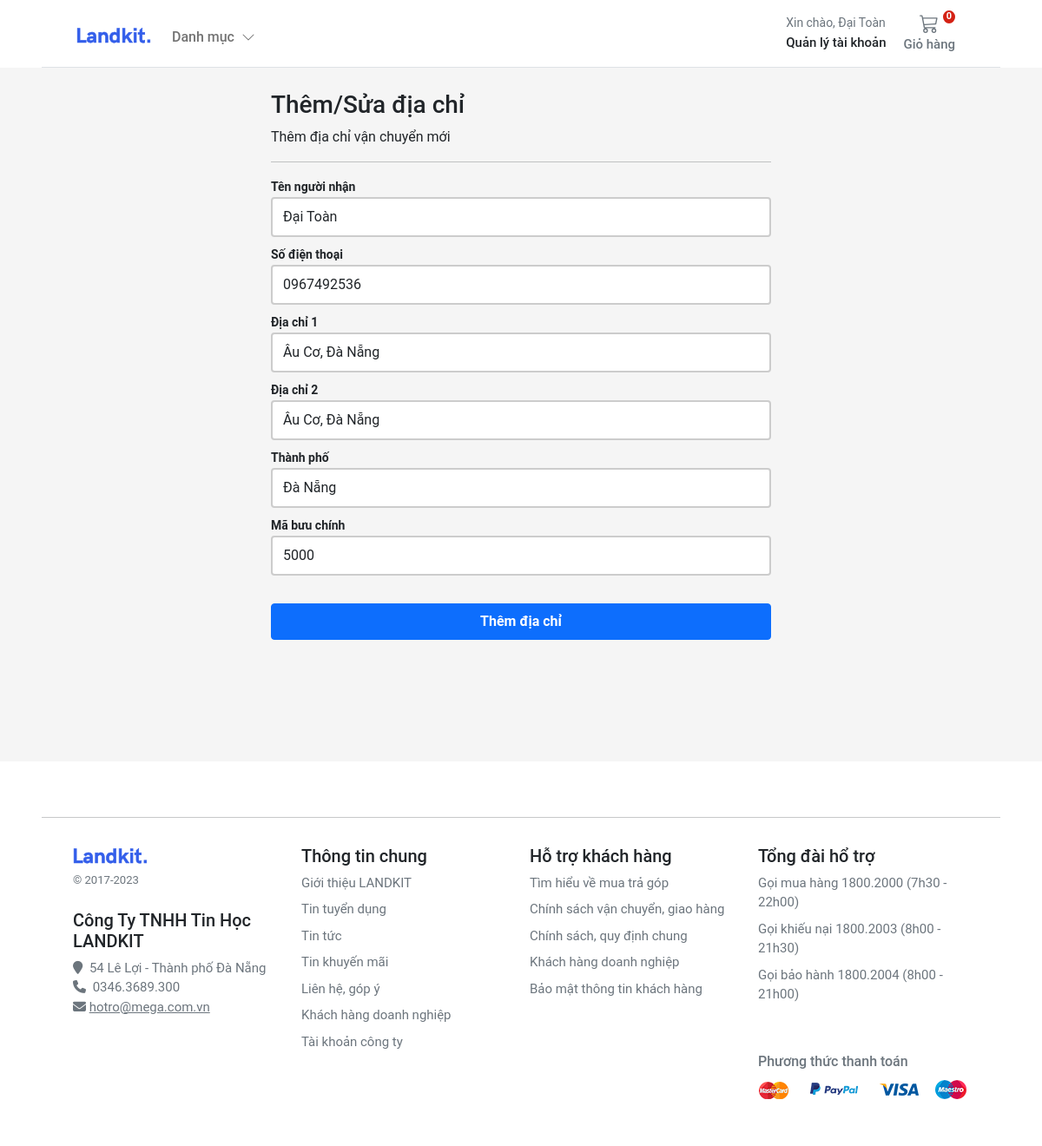
Page /account/addresses/edit/d2b239b92cf24071b88b751d71b46c3b/ (signed in) on the committed database.
### account/models.py (models this page shows, shortened)
class Customer(AbstractBaseUser, PermissionsMixin):
    email = models.EmailField(_('email address'), unique=True)
    name = models.CharField(max_length=150)
    mobile = models.CharField(max_length=20, blank=True)
    is_active = models.BooleanField(default=True)
    is_staff = models.BooleanField(default=False)
    created = models.DateTimeField(auto_now_add=True)
    updated = models.DateTimeField(auto_now=True)
    objects = CustomAccountManager()
    USERNAME_FIELD = 'email'
    REQUIRED_FIELDS = ['name']
    class Meta:
        verbose_name = "Accounts"
        verbose_name_plural = "Accounts"

class Address(models.Model):
    id = models.UUIDField(primary_key=True, default=uuid.uuid4, editable=False)
    customer = models.ForeignKey(Customer, verbose_name=_("Customer"), on_delete=models.CASCADE)
    full_name = models.CharField(_("Full Name"), max_length=150)
    phone = models.CharField(_("Phone Number"), max_length=50)
    postcode = models.CharField(_("Postcode"), max_length=50)
    address_line = models.CharField(_("Address Line 1"), max_length=255)
    address_line2 = models.CharField(_("Address Line 2"), max_length=255)
    town_city = models.CharField(_("Town/City/State"), max_length=150)
    delivery_instructions = models.CharField(_("Delivery Instructions"), max_length=255)
    created_at = models.DateTimeField(_("Created at"), auto_now_add=True)
    updated_at = models.DateTimeField(_("Updated at"), auto_now=True)
    default = models.BooleanField(_("Default"), default=False)
    class Meta:
        verbose_name = "Address"
        verbose_name_plural = "Addresses"

### account/views.py (the view)
# urls.py: path("addresses/edit/<slug:id>/", views.edit_address, name="edit_address"),
@login_required
def edit_address(request, id):
    if request.method == "POST":
        address = Address.objects.get(pk=id, customer=request.user)
        address_form = UserAddressForm(instance=address, data=request.POST)
        if address_form.is_valid():
            address_form.save()
            return HttpResponseRedirect(reverse("account:addresses"))
    else:
        address = Address.objects.get(pk=id, customer=request.user)
        address_form = UserAddressForm(instance=address)
    return render(request, "account/dashboard/edit_addresses.html", {"form": address_form})

### account/forms.py
class UserAddressForm(forms.ModelForm):
    class Meta:
        model = Address
        fields = ["full_name", "phone", "address_line", "address_line2", "town_city", "postcode"]
    def __init__(self, *args, **kwargs):
        super().__init__(*args, **kwargs)
        self.fields["full_name"].widget.attrs.update(
            {"class": "form-control mb-2 account-form", "placeholder": "Tên người nhận"}
        )
        self.fields["phone"].widget.attrs.update({"class": "form-control mb-2 account-form", "placeholder": "Phone"})
        self.fields["address_line"].widget.attrs.update(
            {"class": "form-control mb-2 account-form", "placeholder": "Địa chỉ 1"}
        )
        self.fields["address_line2"].widget.attrs.update(
            {"class": "form-control mb-2 account-form", "placeholder": "Địa chỉ 2"}
        )
        self.fields["town_city"].widget.attrs.update(
            {"class": "form-control mb-2 account-form", "placeholder": "Thành phố"}
        )
        self.fields["postcode"].widget.attrs.update(
            {"class": "form-control mb-2 account-form", "placeholder": "Mã bưu chính"}
        )

### basket/basket.py (called while the page is built)
    def __len__(self):
        return sum(item["qty"] for item in self.basket.values())

### basket/context_processors.py (called while the page is built)
def basket(request):
    return {'basket': Basket(request)}

### store/context_processors.py (called while the page is built)
def categories(request):
    return {"categories": Category.objects.filter(level=0)}

### store/models.py (called while the page is built)
    def get_absolute_url(self):
        return reverse("store:category_list", args=[self.slug])

### templates/account/dashboard/edit_addresses.html (shortened to what this page needs)
{% extends "../sub_base.html" %}
{% block sub_content %}
<div class="col-6 mx-auto">
    <h1 class="h3">Thêm/Sửa địa chỉ</h1>
    <div>Thêm địa chỉ vận chuyển mới</div>
    <hr/>
    <form name="address_form" class="account-form" method="post" enctype="multipart/form-data">
        <label class="small fw-bold">Tên người nhận</label>
        {{ form.full_name }}
        <label class="small fw-bold">Số điện thoại</label>
        {{ form.phone }}
        <label class="small fw-bold">Địa chỉ 1</label>
        {{ form.address_line }}
        <label class="small fw-bold">Địa chỉ 2</label>
        {{ form.address_line2 }}
        <label class="small fw-bold">Thành phố</label>
        {{ form.town_city }}
        <label class="small fw-bold">Mã bưu chính</label>
        {{ form.postcode }}
        <button class="btn btn-primary btn-block py-2 mb-4 mt-4 fw-bold w-100" type="button" value="Submit"
                onclick="submitForm()">
            Thêm địa chỉ
        </button>
    </form>
</div>
{% endblock %}

### templates/base.html (shortened to what this page needs)
<!DOCTYPE html>
{% load static %}
<html xmlns:store="http://www.w3.org/1999/xhtml" xmlns:account="http://www.w3.org/1999/xhtml"
      xmlns:basket="http://www.w3.org/1999/xhtml">
<head>
    <link rel="stylesheet" href="https://cdnjs.cloudflare.com/ajax/libs/OwlCarousel2/2.3.4/assets/owl.carousel.min.css">
    <link rel="stylesheet"
          href="https://cdnjs.cloudflare.com/ajax/libs/OwlCarousel2/2.3.4/assets/owl.theme.default.min.css">
    <link rel="stylesheet" href="https://cdnjs.cloudflare.com/ajax/libs/fancybox/3.5.7/jquery.fancybox.min.css"/>
    <link href="https://cdn.jsdelivr.net/npm/bootstrap@5.0.0-beta1/dist/css/bootstrap.min.css" rel="stylesheet"
>
    <link rel="stylesheet" href="https://cdnjs.cloudflare.com/ajax/libs/font-awesome/4.7.0/css/font-awesome.min.css">
    <link rel="stylesheet" href="https://cdnjs.cloudflare.com/ajax/libs/font-awesome/6.4.0/css/all.min.css">
    <link rel="stylesheet" href="{% static 'css/base.css' %}">
    <link rel="stylesheet" href="{% block stylesheet %}{% endblock %}">
    <link rel="stylesheet" href="https://cdnjs.cloudflare.com/ajax/libs/OwlCarousel2/2.3.4/assets/owl.carousel.min.css">
    <link rel="stylesheet"
          href="https://cdnjs.cloudflare.com/ajax/libs/OwlCarousel2/2.3.4/assets/owl.theme.default.min.css">
</head>
<body>
<header class="fixed-top bg-white  px-5">
    <nav class="navbar navbar-expand-md navbar-light  border-bottom px-3">
        <div class="container-fluid px-md-4">
            <div class="d-flex w-100 navbar-collapse">
                <a class="navbar-brand d-flex-inline" href="/">
                    <img src="/media/images/brand.svg" class="navbar-brand-img" alt="...">
                </a>
                <ul class="navbar-nav me-auto mb-2 mb-md-0">
                    <li class="nav-item dropdown">
                        <a class="nav-link dropdown-toggle d-none d-md-block fw500 mt-2" href="#" id="navbarDropdown1"
                           role="button"
                           data-bs-toggle="dropdown" aria-expanded="false">
                            Danh mục
                            <i class="ps-1">
                                <svg xmlns="http://www.w3.org/2000/svg" width="16" height="16" fill="currentColor"
                                     class="bi bi-chevron-down" viewBox="0 0 16 16">
                                    <path fill-rule="evenodd"
                                          d="M1.646 4.646a.5.5 0 0 1 .708 0L8 10.293l5.646-5.647a.5.5 0 0 1 .708.708l-6 6a.5.5 0 0 1-.708 0l-6-6a.5.5 0 0 1 0-.708z"/>
                                </svg>
                            </i>
                        </a>
                    </li>
                </ul>
                <div>
                    <div class="collapse navbar-collapse" id="navbarSupportedContent2">
                        <ul class="navbar-nav me-auto mb-2 mb-lg-0">
                            <li class="nav-item dropdown">
                                <a class="nav-link dropdown-toggle text-reset" href="#" id="navbarDropdown"
                                   role="button"
                                   data-bs-toggle="dropdown" aria-expanded="false">
                                    <div class="small text-muted">Xin chào,
                                        {% if user.is_authenticated %}
                                        {{ request.user.name }}
                                        {% else %}
                                        Login
                                        {% endif %}
                                    </div>
                                    <span class="fs15 fw500">Quản lý tài khoản
                    </span>
                                </a>
                            </li>
                        </ul>
                    </div>
                </div>
                <a type="button" role="button" href="{% url 'basket:basket_summary' %}"
                   class="btn btn-outline-secondary border-0 basket-btn">
                    {% with total_qty=basket|length %}
                    <div id="basket-qty" class="basket-qty">
                        {% if total_qty > 0 %}
                        {{ total_qty }}
                        {% else %}
                        0
                        {% endif %}
                    </div>
                    {% endwith %}
                    <div>
                    </div>
                    <span class="fs15 fw500">Giỏ hàng</span>
                </a>
            </div>
        </div>
    </nav>
</header>
<main class="pt-4 pb-3">
    {% block content %} {% endblock %}
</main>
<footer class="container-fluid bg-white py-5 footer px-5" style="margin-top: 100px">
    <hr>
    <div class="row pt-3 mx-4 fs15">
        <div class="col-12 col-md ">
            <img src="/media/images/brand.svg" class="navbar-brand-img" alt="...">
            <small class="d-block mb-4 text-muted mt-2">&copy; 2017-2023</small>
            <h5>Công Ty TNHH Tin Học LANDKIT </h5>
            <i class="fa fa-map-marker text-grey" aria-hidden="true"> </i>
            <span class="text-grey bf-space">54 Lê Lợi - Thành phố Đà Nẵng</span>
            <br/>
            <i class="fa fa-phone text-grey " aria-hidden="true"> </i>
            <span class="text-grey bf-space">0346.3689.300</span>
            <i class="fa fa-envelope text-grey " aria-hidden="true"></i>
            <a class="text-grey" href="mailto:hotro@mega.com.vn">hotro@mega.com.vn</a>
        </div>
        <div class="col-6 col-md fs15">
            <h5>Thông tin chung</h5>
            <ul class="list-unstyled">
                <li><a class="link-secondary text-decoration-none" href="#">Giới thiệu LANDKIT</a></li>
                <li><a class="link-secondary text-decoration-none" href="#">Tin tuyển dụng</a></li>
                <li><a class="link-secondary text-decoration-none" href="#">Tin tức</a></li>
                <li><a class="link-secondary text-decoration-none" href="#">Tin khuyến mãi</a></li>
                <li><a class="link-secondary text-decoration-none" href="#">Liên hệ, góp ý</a></li>
                <li><a class="link-secondary text-decoration-none" href="#">Khách hàng doanh nghiệp</a></li>
                <li><a class="link-secondary text-decoration-none" href="#">Tài khoản công ty</a></li>
            </ul>
        </div>
        <div class="col-6 col-md fs15">
            <h5>Hỗ trợ khách hàng</h5>
            <ul class="list-unstyled">
                <li><a class="link-secondary text-decoration-none" href="#">Tìm hiểu về mua trả góp</a></li>
                <li><a class="link-secondary text-decoration-none" href="#">Chính sách vận chuyển, giao hàng</a></li>
                <li><a class="link-secondary text-decoration-none" href="#">Chính sách, quy định chung</a></li>
                <li><a class="link-secondary text-decoration-none" href="#">Khách hàng doanh nghiệp</a></li>
                <li><a class="link-secondary text-decoration-none" href="#">Bảo mật thông tin khách hàng</a></li>
            </ul>
        </div>
        <div class="col-6 col-md fs15">
            <h5>Tổng đài hổ trợ</h5>
            <ul class="list-unstyled">
                <li><a class="link-secondary text-decoration-none" href="#">Gọi mua hàng 1800.2000 (7h30 - 22h00)</a>
                </li>
                <li><a class="link-secondary text-decoration-none" href="#">Gọi khiếu nại 1800.2003 (8h00 - 21h30)</a>
                </li>
                <li><a class="link-secondary text-decoration-none" href="#">Gọi bảo hành 1800.2004 (8h00 - 21h00)</a>
                </li>
            </ul>
            <h3 class="company-info text-grey mt-5">Phương thức thanh toán</h3>
            <a class="icons icon-payment current" href=""></a>
        </div>
    </div>
</footer>
</body>
</html>

### static/css/base.css (style rules this page uses)
.dropdown-toggle::after { display: none; }
body { background: #f5f5f5 !important; }
html, body, p, div { letter-spacing: -0.02px; font-family: 'Roboto', sans-serif; }
.fs15 { font-size: 0.9375rem; }
.fw500 { font-weight: 500; }
.basket-qty { color: #fff; background: #d42114; border: 2px solid #fff; border-radius: 50%; text-align: center; font-size: 11px; height: 15px; width: 14px; position: absolute; box-sizing: content-box; font-weight: 600; display: flex; justify-content: center; align-items: center; top: 1px; right: 10px; }
.basket-btn { position: relative; }
.company-info { font-size: 16px; margin-top: 20px; }
.icons.icon-payment { width: 243px; height: 32px; background-position: -31px -58px; }
.icons { display: inline-block; background-image: url(../../media/images/sprite.png); background-repeat: no-repeat; vertical-align: middle; }
.bf-space { margin-left: 4px; }
.text-grey { color: #6c757d !important; }
.footer > div > div > ul > li { padding-bottom:8px; }

### static/css/account.css (style rules this page uses)
.account-form input { border: 2px solid #ccc; height: calc(2em + .75rem + 2px); }

### rows in the picture
Customer: user.name "Đại Toàn"
Address: full_name "Đại Toàn", phone "0967492536", address_line "Âu Cơ, Đà Nẵng", address_line2 "Âu Cơ, Đà Nẵng", town_city "Đà Nẵng", postcode "5000"
